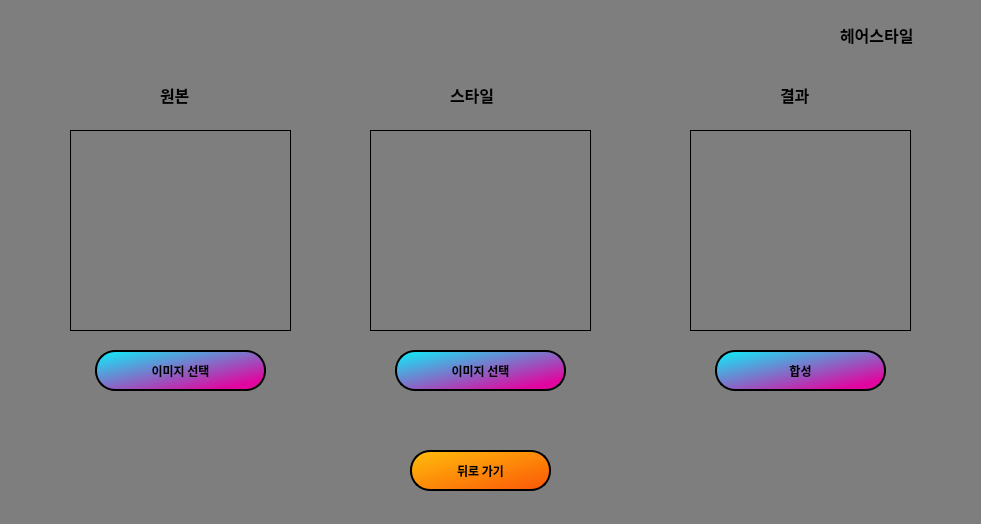
<?xml version="1.0" encoding="UTF-8"?>
<ui version="4.0">
 <class>Hairstyle</class>
 <widget class="QWidget" name="Hairstyle">
  <property name="geometry">
   <rect>
    <x>0</x>
    <y>0</y>
    <width>981</width>
    <height>524</height>
   </rect>
  </property>
  <property name="windowTitle">
   <string>Hairstyle</string>
  </property>
  <property name="styleSheet">
   <string notr="true">background-color:rgb(126, 126, 126)</string>
  </property>
  <widget class="QLabel" name="label">
   <property name="geometry">
    <rect>
     <x>10</x>
     <y>10</y>
     <width>181</width>
     <height>51</height>
    </rect>
   </property>
   <property name="font">
    <font>
     <family>Bahnschrift Light</family>
     <pointsize>20</pointsize>
    </font>
   </property>
   <property name="text">
    <string/>
   </property>
   <property name="pixmap">
    <pixmap>title.png</pixmap>
   </property>
   <property name="scaledContents">
    <bool>true</bool>
   </property>
  </widget>
  <widget class="QPushButton" name="pushButton">
   <property name="geometry">
    <rect>
     <x>410</x>
     <y>450</y>
     <width>141</width>
     <height>41</height>
    </rect>
   </property>
   <property name="font">
    <font>
     <family>Noto Sans KR</family>
     <pointsize>9</pointsize>
     <weight>75</weight>
     <italic>false</italic>
     <bold>true</bold>
    </font>
   </property>
   <property name="styleSheet">
    <string notr="true">QPushButton{
	background-color: qlineargradient(spread:pad, x1:0, y1:0, x2:1, y2:1, stop:0 rgba(255, 190, 11, 255), stop:1 rgba(251, 86, 7, 255));
	border-radius: 20px;
	border-style: solid;
	border-width: 1.5px;
	border-color: black;
}
 QPushButton:pressed {
     background-color: rgb(255, 168, 96)
 }</string>
   </property>
   <property name="text">
    <string>뒤로 가기</string>
   </property>
  </widget>
  <widget class="QLabel" name="label_2">
   <property name="geometry">
    <rect>
     <x>840</x>
     <y>20</y>
     <width>101</width>
     <height>31</height>
    </rect>
   </property>
   <property name="font">
    <font>
     <family>Noto Sans KR</family>
     <weight>75</weight>
     <bold>true</bold>
    </font>
   </property>
   <property name="text">
    <string>&lt;html&gt;&lt;head/&gt;&lt;body&gt;&lt;p&gt;&lt;span style=&quot; font-size:12pt;&quot;&gt;헤어스타일&lt;/span&gt;&lt;/p&gt;&lt;/body&gt;&lt;/html&gt;</string>
   </property>
  </widget>
  <widget class="QLabel" name="label_3">
   <property name="geometry">
    <rect>
     <x>160</x>
     <y>80</y>
     <width>41</width>
     <height>31</height>
    </rect>
   </property>
   <property name="font">
    <font>
     <family>Noto Sans KR</family>
     <weight>75</weight>
     <bold>true</bold>
    </font>
   </property>
   <property name="text">
    <string>&lt;html&gt;&lt;head/&gt;&lt;body&gt;&lt;p&gt;&lt;span style=&quot; font-size:12pt; font-weight:600;&quot;&gt;원본&lt;/span&gt;&lt;/p&gt;&lt;/body&gt;&lt;/html&gt;</string>
   </property>
  </widget>
  <widget class="QLabel" name="label_4">
   <property name="geometry">
    <rect>
     <x>450</x>
     <y>80</y>
     <width>61</width>
     <height>31</height>
    </rect>
   </property>
   <property name="font">
    <font>
     <family>Noto Sans KR</family>
     <weight>75</weight>
     <bold>true</bold>
    </font>
   </property>
   <property name="text">
    <string>&lt;html&gt;&lt;head/&gt;&lt;body&gt;&lt;p&gt;&lt;span style=&quot; font-size:12pt; font-weight:600;&quot;&gt;스타일&lt;/span&gt;&lt;/p&gt;&lt;/body&gt;&lt;/html&gt;</string>
   </property>
  </widget>
  <widget class="QLabel" name="label_5">
   <property name="geometry">
    <rect>
     <x>780</x>
     <y>80</y>
     <width>41</width>
     <height>31</height>
    </rect>
   </property>
   <property name="font">
    <font>
     <family>Noto Sans KR</family>
     <weight>75</weight>
     <bold>true</bold>
    </font>
   </property>
   <property name="text">
    <string>&lt;html&gt;&lt;head/&gt;&lt;body&gt;&lt;p&gt;&lt;span style=&quot; font-size:12pt; font-weight:600;&quot;&gt;결과&lt;/span&gt;&lt;/p&gt;&lt;/body&gt;&lt;/html&gt;</string>
   </property>
  </widget>
  <widget class="QPushButton" name="hairstyleResult">
   <property name="geometry">
    <rect>
     <x>715</x>
     <y>350</y>
     <width>171</width>
     <height>41</height>
    </rect>
   </property>
   <property name="font">
    <font>
     <family>Noto Sans KR</family>
     <weight>75</weight>
     <bold>true</bold>
    </font>
   </property>
   <property name="styleSheet">
    <string notr="true">QPushButton{
	background-color: qlineargradient(spread:pad, x1:0, y1:0, x2:0.857143, y2:0.857955, stop:0 rgba(10, 242, 251, 255), stop:1 rgba(224, 6, 159, 255));
	border-radius: 20px;
	border-style: solid;
	border-width: 1.5px;
	border-color: black;
}
 QPushButton:pressed {
     background-color: qlineargradient(spread:pad, x1:0, y1:0, x2:0.857143, y2:0.857955, stop:0 rgba(224, 6, 159, 255), stop:1 rgba(10, 242, 251, 255));
 }
</string>
   </property>
   <property name="text">
    <string>합성</string>
   </property>
  </widget>
  <widget class="QPushButton" name="hairstyleOriginalUpload">
   <property name="geometry">
    <rect>
     <x>95</x>
     <y>350</y>
     <width>171</width>
     <height>41</height>
    </rect>
   </property>
   <property name="font">
    <font>
     <family>Noto Sans KR</family>
     <pointsize>9</pointsize>
     <weight>75</weight>
     <italic>false</italic>
     <bold>true</bold>
    </font>
   </property>
   <property name="styleSheet">
    <string notr="true">QPushButton{
	background-color: qlineargradient(spread:pad, x1:0, y1:0, x2:0.857143, y2:0.857955, stop:0 rgba(10, 242, 251, 255), stop:1 rgba(224, 6, 159, 255));
	border-radius: 20px;
	border-style: solid;
	border-width: 1.5px;
	border-color: black;
}
 QPushButton:pressed {
     background-color: qlineargradient(spread:pad, x1:0, y1:0, x2:0.857143, y2:0.857955, stop:0 rgba(224, 6, 159, 255), stop:1 rgba(10, 242, 251, 255));
 }
</string>
   </property>
   <property name="text">
    <string>이미지 선택</string>
   </property>
  </widget>
  <widget class="QPushButton" name="hairstyleUpload">
   <property name="geometry">
    <rect>
     <x>395</x>
     <y>350</y>
     <width>171</width>
     <height>41</height>
    </rect>
   </property>
   <property name="font">
    <font>
     <family>Noto Sans KR</family>
     <weight>75</weight>
     <bold>true</bold>
    </font>
   </property>
   <property name="styleSheet">
    <string notr="true">QPushButton{
	background-color: qlineargradient(spread:pad, x1:0, y1:0, x2:0.857143, y2:0.857955, stop:0 rgba(10, 242, 251, 255), stop:1 rgba(224, 6, 159, 255));
	border-radius: 20px;
	border-style: solid;
	border-width: 1.5px;
	border-color: black;
}
 QPushButton:pressed {
     background-color: qlineargradient(spread:pad, x1:0, y1:0, x2:0.857143, y2:0.857955, stop:0 rgba(224, 6, 159, 255), stop:1 rgba(10, 242, 251, 255));
 }
</string>
   </property>
   <property name="text">
    <string>이미지 선택</string>
   </property>
  </widget>
  <widget class="QLabel" name="originalLabel">
   <property name="geometry">
    <rect>
     <x>70</x>
     <y>130</y>
     <width>221</width>
     <height>201</height>
    </rect>
   </property>
   <property name="frameShape">
    <enum>QFrame::Box</enum>
   </property>
   <property name="lineWidth">
    <number>1</number>
   </property>
   <property name="text">
    <string/>
   </property>
   <property name="pixmap">
    <pixmap>defaultpic.png</pixmap>
   </property>
   <property name="scaledContents">
    <bool>true</bool>
   </property>
   <property name="wordWrap">
    <bool>false</bool>
   </property>
  </widget>
  <widget class="QLabel" name="originalLabel_2">
   <property name="geometry">
    <rect>
     <x>370</x>
     <y>130</y>
     <width>221</width>
     <height>201</height>
    </rect>
   </property>
   <property name="frameShape">
    <enum>QFrame::Box</enum>
   </property>
   <property name="text">
    <string/>
   </property>
   <property name="pixmap">
    <pixmap>defaultpic.png</pixmap>
   </property>
   <property name="scaledContents">
    <bool>true</bool>
   </property>
  </widget>
  <widget class="QLabel" name="hairstyleResultImg">
   <property name="geometry">
    <rect>
     <x>690</x>
     <y>130</y>
     <width>221</width>
     <height>201</height>
    </rect>
   </property>
   <property name="frameShape">
    <enum>QFrame::Box</enum>
   </property>
   <property name="text">
    <string/>
   </property>
   <property name="pixmap">
    <pixmap>defaultpic.png</pixmap>
   </property>
   <property name="scaledContents">
    <bool>true</bool>
   </property>
  </widget>
 </widget>
 <resources/>
 <connections>
  <connection>
   <sender>pushButton</sender>
   <signal>clicked()</signal>
   <receiver>Hairstyle</receiver>
   <slot>btn_second_to_main()</slot>
   <hints>
    <hint type="sourcelabel">
     <x>91</x>
     <y>338</y>
    </hint>
    <hint type="destinationlabel">
     <x>220</x>
     <y>340</y>
    </hint>
   </hints>
  </connection>
 </connections>
 <slots>
  <slot>btn_second_to_main()</slot>
 </slots>
</ui>
